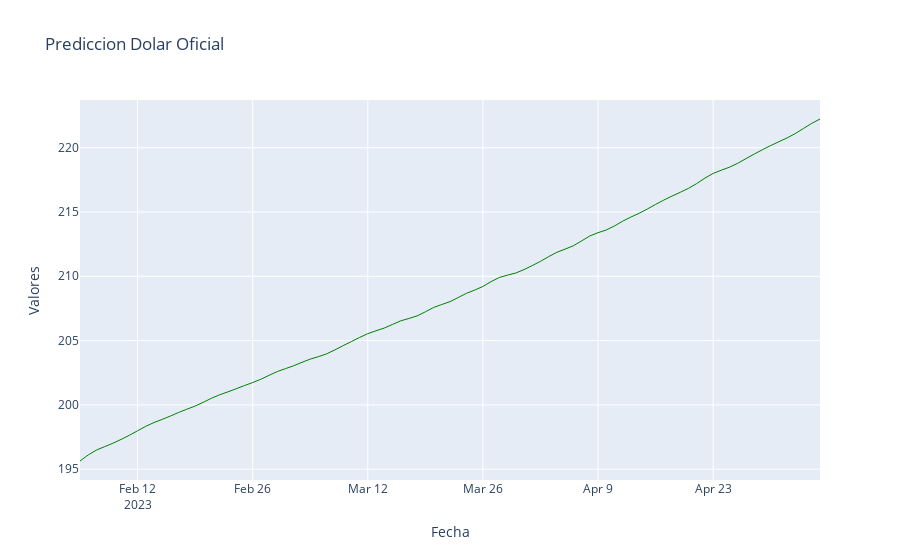

The notebook cell saved with this chart:
### Code cell
import plotly.graph_objs as go
import plotly.offline as pyo

data = []
for i in range(1, len(values_new)):
    if y[i] > y[i-1]:
        color = 'green'
    else:
        color = 'red'
    trace = go.Scatter(x=x[i-1:i+1], y=y[i-1:i+1], mode='lines', line=dict(color=color, width=1), showlegend=False)
    data.append(trace)

layout = go.Layout(title='Prediccion Dolar Oficial', xaxis=dict(title='Fecha'), yaxis=dict(title='Valores'))
fig = go.Figure(data=data, layout=layout)
pyo.iplot(fig)

### Figure 1 — Plotly figure (JSON) as saved in the notebook; plotly's stock layout.template omitted (floating-point values rounded to 4 significant figures)
{"data": [{"line": {"color": "green", "width": 1}, "mode": "lines", "showlegend": false, "type": "scatter", "x": ["2023-02-05", "2023-02-06"], "y": [195.6, 196.1]}, {"line": {"color": "green", "width": 1}, "mode": "lines", "showlegend": false, "type": "scatter", "x": ["2023-02-06", "2023-02-07"], "y": [196.1, 196.5]}, {"line": {"color": "green", "width": 1}, "mode": "lines", "showlegend": false, "type": "scatter", "x": ["2023-02-07", "2023-02-08"], "y": [196.5, 196.8]}, {"line": {"color": "green", "width": 1}, "mode": "lines", "showlegend": false, "type": "scatter", "x": ["2023-02-08", "2023-02-09"], "y": [196.8, 197.0]}, {"line": {"color": "green", "width": 1}, "mode": "lines", "showlegend": false, "type": "scatter", "x": ["2023-02-09", "2023-02-10"], "y": [197.0, 197.3]}, {"line": {"color": "green", "width": 1}, "mode": "lines", "showlegend": false, "type": "scatter", "x": ["2023-02-10", "2023-02-11"], "y": [197.3, 197.6]}, {"line": {"color": "green", "width": 1}, "mode": "lines", "showlegend": false, "type": "scatter", "x": ["2023-02-11", "2023-02-12"], "y": [197.6, 198.0]}, {"line": {"color": "green", "width": 1}, "mode": "lines", "showlegend": false, "type": "scatter", "x": ["2023-02-12", "2023-02-13"], "y": [198.0, 198.3]}, {"line": {"color": "green", "width": 1}, "mode": "lines", "showlegend": false, "type": "scatter", "x": ["2023-02-13", "2023-02-14"], "y": [198.3, 198.6]}, {"line": {"color": "green", "width": 1}, "mode": "lines", "showlegend": false, "type": "scatter", "x": ["2023-02-14", "2023-02-15"], "y": [198.6, 198.9]}, {"line": {"color": "green", "width": 1}, "mode": "lines", "showlegend": false, "type": "scatter", "x": ["2023-02-15", "2023-02-16"], "y": [198.9, 199.1]}, {"line": {"color": "green", "width": 1}, "mode": "lines", "showlegend": false, "type": "scatter", "x": ["2023-02-16", "2023-02-17"], "y": [199.1, 199.4]}, {"line": {"color": "green", "width": 1}, "mode": "lines", "showlegend": false, "type": "scatter", "x": ["2023-02-17", "2023-02-18"], "y": [199.4, 199.7]}, {"line": {"color": "green", "width": 1}, "mode": "lines", "showlegend": false, "type": "scatter", "x": ["2023-02-18", "2023-02-19"], "y": [199.7, 199.9]}, {"line": {"color": "green", "width": 1}, "mode": "lines", "showlegend": false, "type": "scatter", "x": ["2023-02-19", "2023-02-20"], "y": [199.9, 200.2]}, {"line": {"color": "green", "width": 1}, "mode": "lines", "showlegend": false, "type": "scatter", "x": ["2023-02-20", "2023-02-21"], "y": [200.2, 200.5]}, {"line": {"color": "green", "width": 1}, "mode": "lines", "showlegend": false, "type": "scatter", "x": ["2023-02-21", "2023-02-22"], "y": [200.5, 200.8]}, {"line": {"color": "green", "width": 1}, "mode": "lines", "showlegend": false, "type": "scatter", "x": ["2023-02-22", "2023-02-23"], "y": [200.8, 201.0]}, {"line": {"color": "green", "width": 1}, "mode": "lines", "showlegend": false, "type": "scatter", "x": ["2023-02-23", "2023-02-24"], "y": [201.0, 201.3]}, {"line": {"color": "green", "width": 1}, "mode": "lines", "showlegend": false, "type": "scatter", "x": ["2023-02-24", "2023-02-25"], "y": [201.3, 201.5]}, {"line": {"color": "green", "width": 1}, "mode": "lines", "showlegend": false, "type": "scatter", "x": ["2023-02-25", "2023-02-26"], "y": [201.5, 201.7]}, {"line": {"color": "green", "width": 1}, "mode": "lines", "showlegend": false, "type": "scatter", "x": ["2023-02-26", "2023-02-27"], "y": [201.7, 202.0]}, {"line": {"color": "green", "width": 1}, "mode": "lines", "showlegend": false, "type": "scatter", "x": ["2023-02-27", "2023-02-28"], "y": [202.0, 202.3]}, {"line": {"color": "green", "width": 1}, "mode": "lines", "showlegend": false, "type": "scatter", "x": ["2023-02-28", "2023-03-01"], "y": [202.3, 202.6]}, {"line": {"color": "green", "width": 1}, "mode": "lines", "showlegend": false, "type": "scatter", "x": ["2023-03-01", "2023-03-02"], "y": [202.6, 202.8]}, {"line": {"color": "green", "width": 1}, "mode": "lines", "showlegend": false, "type": "scatter", "x": ["2023-03-02", "2023-03-03"], "y": [202.8, 203.0]}, {"line": {"color": "green", "width": 1}, "mode": "lines", "showlegend": false, "type": "scatter", "x": ["2023-03-03", "2023-03-04"], "y": [203.0, 203.3]}, {"line": {"color": "green", "width": 1}, "mode": "lines", "showlegend": false, "type": "scatter", "x": ["2023-03-04", "2023-03-05"], "y": [203.3, 203.6]}, {"line": {"color": "green", "width": 1}, "mode": "lines", "showlegend": false, "type": "scatter", "x": ["2023-03-05", "2023-03-06"], "y": [203.6, 203.8]}, {"line": {"color": "green", "width": 1}, "mode": "lines", "showlegend": false, "type": "scatter", "x": ["2023-03-06", "2023-03-07"], "y": [203.8, 204.0]}, {"line": {"color": "green", "width": 1}, "mode": "lines", "showlegend": false, "type": "scatter", "x": ["2023-03-07", "2023-03-08"], "y": [204.0, 204.3]}, {"line": {"color": "green", "width": 1}, "mode": "lines", "showlegend": false, "type": "scatter", "x": ["2023-03-08", "2023-03-09"], "y": [204.3, 204.6]}, {"line": {"color": "green", "width": 1}, "mode": "lines", "showlegend": false, "type": "scatter", "x": ["2023-03-09", "2023-03-10"], "y": [204.6, 204.9]}, {"line": {"color": "green", "width": 1}, "mode": "lines", "showlegend": false, "type": "scatter", "x": ["2023-03-10", "2023-03-11"], "y": [204.9, 205.2]}, {"line": {"color": "green", "width": 1}, "mode": "lines", "showlegend": false, "type": "scatter", "x": ["2023-03-11", "2023-03-12"], "y": [205.2, 205.5]}, {"line": {"color": "green", "width": 1}, "mode": "lines", "showlegend": false, "type": "scatter", "x": ["2023-03-12", "2023-03-13"], "y": [205.5, 205.8]}, {"line": {"color": "green", "width": 1}, "mode": "lines", "showlegend": false, "type": "scatter", "x": ["2023-03-13", "2023-03-14"], "y": [205.8, 206.0]}, {"line": {"color": "green", "width": 1}, "mode": "lines", "showlegend": false, "type": "scatter", "x": ["2023-03-14", "2023-03-15"], "y": [206.0, 206.3]}, {"line": {"color": "green", "width": 1}, "mode": "lines", "showlegend": false, "type": "scatter", "x": ["2023-03-15", "2023-03-16"], "y": [206.3, 206.5]}, {"line": {"color": "green", "width": 1}, "mode": "lines", "showlegend": false, "type": "scatter", "x": ["2023-03-16", "2023-03-17"], "y": [206.5, 206.7]}, {"line": {"color": "green", "width": 1}, "mode": "lines", "showlegend": false, "type": "scatter", "x": ["2023-03-17", "2023-03-18"], "y": [206.7, 206.9]}, {"line": {"color": "green", "width": 1}, "mode": "lines", "showlegend": false, "type": "scatter", "x": ["2023-03-18", "2023-03-19"], "y": [206.9, 207.2]}, {"line": {"color": "green", "width": 1}, "mode": "lines", "showlegend": false, "type": "scatter", "x": ["2023-03-19", "2023-03-20"], "y": [207.2, 207.6]}, {"line": {"color": "green", "width": 1}, "mode": "lines", "showlegend": false, "type": "scatter", "x": ["2023-03-20", "2023-03-21"], "y": [207.6, 207.8]}, {"line": {"color": "green", "width": 1}, "mode": "lines", "showlegend": false, "type": "scatter", "x": ["2023-03-21", "2023-03-22"], "y": [207.8, 208.0]}, {"line": {"color": "green", "width": 1}, "mode": "lines", "showlegend": false, "type": "scatter", "x": ["2023-03-22", "2023-03-23"], "y": [208.0, 208.4]}, {"line": {"color": "green", "width": 1}, "mode": "lines", "showlegend": false, "type": "scatter", "x": ["2023-03-23", "2023-03-24"], "y": [208.4, 208.7]}, {"line": {"color": "green", "width": 1}, "mode": "lines", "showlegend": false, "type": "scatter", "x": ["2023-03-24", "2023-03-25"], "y": [208.7, 208.9]}, {"line": {"color": "green", "width": 1}, "mode": "lines", "showlegend": false, "type": "scatter", "x": ["2023-03-25", "2023-03-26"], "y": [208.9, 209.2]}, {"line": {"color": "green", "width": 1}, "mode": "lines", "showlegend": false, "type": "scatter", "x": ["2023-03-26", "2023-03-27"], "y": [209.2, 209.6]}, {"line": {"color": "green", "width": 1}, "mode": "lines", "showlegend": false, "type": "scatter", "x": ["2023-03-27", "2023-03-28"], "y": [209.6, 209.9]}, {"line": {"color": "green", "width": 1}, "mode": "lines", "showlegend": false, "type": "scatter", "x": ["2023-03-28", "2023-03-29"], "y": [209.9, 210.1]}, {"line": {"color": "green", "width": 1}, "mode": "lines", "showlegend": false, "type": "scatter", "x": ["2023-03-29", "2023-03-30"], "y": [210.1, 210.3]}, {"line": {"color": "green", "width": 1}, "mode": "lines", "showlegend": false, "type": "scatter", "x": ["2023-03-30", "2023-03-31"], "y": [210.3, 210.5]}, {"line": {"color": "green", "width": 1}, "mode": "lines", "showlegend": false, "type": "scatter", "x": ["2023-03-31", "2023-04-01"], "y": [210.5, 210.8]}, {"line": {"color": "green", "width": 1}, "mode": "lines", "showlegend": false, "type": "scatter", "x": ["2023-04-01", "2023-04-02"], "y": [210.8, 211.2]}, {"line": {"color": "green", "width": 1}, "mode": "lines", "showlegend": false, "type": "scatter", "x": ["2023-04-02", "2023-04-03"], "y": [211.2, 211.5]}, {"line": {"color": "green", "width": 1}, "mode": "lines", "showlegend": false, "type": "scatter", "x": ["2023-04-03", "2023-04-04"], "y": [211.5, 211.9]}, {"line": {"color": "green", "width": 1}, "mode": "lines", "showlegend": false, "type": "scatter", "x": ["2023-04-04", "2023-04-05"], "y": [211.9, 212.1]}, {"line": {"color": "green", "width": 1}, "mode": "lines", "showlegend": false, "type": "scatter", "x": ["2023-04-05", "2023-04-06"], "y": [212.1, 212.4]}, {"line": {"color": "green", "width": 1}, "mode": "lines", "showlegend": false, "type": "scatter", "x": ["2023-04-06", "2023-04-07"], "y": [212.4, 212.7]}, {"line": {"color": "green", "width": 1}, "mode": "lines", "showlegend": false, "type": "scatter", "x": ["2023-04-07", "2023-04-08"], "y": [212.7, 213.1]}, {"line": {"color": "green", "width": 1}, "mode": "lines", "showlegend": false, "type": "scatter", "x": ["2023-04-08", "2023-04-09"], "y": [213.1, 213.4]}, {"line": {"color": "green", "width": 1}, "mode": "lines", "showlegend": false, "type": "scatter", "x": ["2023-04-09", "2023-04-10"], "y": [213.4, 213.6]}, {"line": {"color": "green", "width": 1}, "mode": "lines", "showlegend": false, "type": "scatter", "x": ["2023-04-10", "2023-04-11"], "y": [213.6, 213.9]}, {"line": {"color": "green", "width": 1}, "mode": "lines", "showlegend": false, "type": "scatter", "x": ["2023-04-11", "2023-04-12"], "y": [213.9, 214.3]}, {"line": {"color": "green", "width": 1}, "mode": "lines", "showlegend": false, "type": "scatter", "x": ["2023-04-12", "2023-04-13"], "y": [214.3, 214.6]}, {"line": {"color": "green", "width": 1}, "mode": "lines", "showlegend": false, "type": "scatter", "x": ["2023-04-13", "2023-04-14"], "y": [214.6, 214.9]}, {"line": {"color": "green", "width": 1}, "mode": "lines", "showlegend": false, "type": "scatter", "x": ["2023-04-14", "2023-04-15"], "y": [214.9, 215.2]}, {"line": {"color": "green", "width": 1}, "mode": "lines", "showlegend": false, "type": "scatter", "x": ["2023-04-15", "2023-04-16"], "y": [215.2, 215.6]}, {"line": {"color": "green", "width": 1}, "mode": "lines", "showlegend": false, "type": "scatter", "x": ["2023-04-16", "2023-04-17"], "y": [215.6, 215.9]}, {"line": {"color": "green", "width": 1}, "mode": "lines", "showlegend": false, "type": "scatter", "x": ["2023-04-17", "2023-04-18"], "y": [215.9, 216.2]}, {"line": {"color": "green", "width": 1}, "mode": "lines", "showlegend": false, "type": "scatter", "x": ["2023-04-18", "2023-04-19"], "y": [216.2, 216.5]}, {"line": {"color": "green", "width": 1}, "mode": "lines", "showlegend": false, "type": "scatter", "x": ["2023-04-19", "2023-04-20"], "y": [216.5, 216.8]}, {"line": {"color": "green", "width": 1}, "mode": "lines", "showlegend": false, "type": "scatter", "x": ["2023-04-20", "2023-04-21"], "y": [216.8, 217.2]}, {"line": {"color": "green", "width": 1}, "mode": "lines", "showlegend": false, "type": "scatter", "x": ["2023-04-21", "2023-04-22"], "y": [217.2, 217.6]}, {"line": {"color": "green", "width": 1}, "mode": "lines", "showlegend": false, "type": "scatter", "x": ["2023-04-22", "2023-04-23"], "y": [217.6, 218.0]}, {"line": {"color": "green", "width": 1}, "mode": "lines", "showlegend": false, "type": "scatter", "x": ["2023-04-23", "2023-04-24"], "y": [218.0, 218.3]}, {"line": {"color": "green", "width": 1}, "mode": "lines", "showlegend": false, "type": "scatter", "x": ["2023-04-24", "2023-04-25"], "y": [218.3, 218.5]}, {"line": {"color": "green", "width": 1}, "mode": "lines", "showlegend": false, "type": "scatter", "x": ["2023-04-25", "2023-04-26"], "y": [218.5, 218.8]}, {"line": {"color": "green", "width": 1}, "mode": "lines", "showlegend": false, "type": "scatter", "x": ["2023-04-26", "2023-04-27"], "y": [218.8, 219.2]}, {"line": {"color": "green", "width": 1}, "mode": "lines", "showlegend": false, "type": "scatter", "x": ["2023-04-27", "2023-04-28"], "y": [219.2, 219.5]}, {"line": {"color": "green", "width": 1}, "mode": "lines", "showlegend": false, "type": "scatter", "x": ["2023-04-28", "2023-04-29"], "y": [219.5, 219.8]}, {"line": {"color": "green", "width": 1}, "mode": "lines", "showlegend": false, "type": "scatter", "x": ["2023-04-29", "2023-04-30"], "y": [219.8, 220.2]}, {"line": {"color": "green", "width": 1}, "mode": "lines", "showlegend": false, "type": "scatter", "x": ["2023-04-30", "2023-05-01"], "y": [220.2, 220.5]}, {"line": {"color": "green", "width": 1}, "mode": "lines", "showlegend": false, "type": "scatter", "x": ["2023-05-01", "2023-05-02"], "y": [220.5, 220.8]}, {"line": {"color": "green", "width": 1}, "mode": "lines", "showlegend": false, "type": "scatter", "x": ["2023-05-02", "2023-05-03"], "y": [220.8, 221.1]}, {"line": {"color": "green", "width": 1}, "mode": "lines", "showlegend": false, "type": "scatter", "x": ["2023-05-03", "2023-05-04"], "y": [221.1, 221.5]}, {"line": {"color": "green", "width": 1}, "mode": "lines", "showlegend": false, "type": "scatter", "x": ["2023-05-04", "2023-05-05"], "y": [221.5, 221.9]}, {"line": {"color": "green", "width": 1}, "mode": "lines", "showlegend": false, "type": "scatter", "x": ["2023-05-05", "2023-05-06"], "y": [221.9, 222.2]}], "layout": {"title": {"text": "Prediccion Dolar Oficial"}, "xaxis": {"title": {"text": "Fecha"}}, "yaxis": {"title": {"text": "Valores"}}}}
